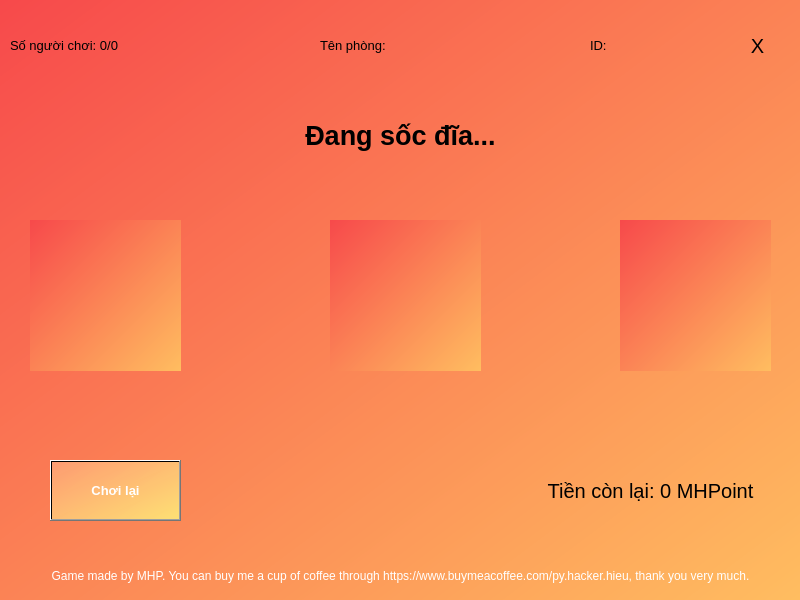
<?xml version="1.0" encoding="UTF-8"?>
<ui version="4.0">
 <class>Main</class>
 <widget class="QMainWindow" name="Main">
  <property name="geometry">
   <rect>
    <x>0</x>
    <y>0</y>
    <width>800</width>
    <height>600</height>
   </rect>
  </property>
  <property name="windowTitle">
   <string>Game Bầu Cua Online - In Game</string>
  </property>
  <property name="styleSheet">
   <string notr="true">background-color: qlineargradient(spread:pad, x1:0, y1:0, x2:1, y2:1, stop:0 rgba(247, 73, 75, 255), stop:0.997452 rgba(255, 189, 96, 255), stop:1 rgba(255, 255, 255, 255));</string>
  </property>
  <widget class="QWidget" name="centralwidget">
   <property name="styleSheet">
    <string notr="true"/>
   </property>
   <widget class="QLabel" name="status">
    <property name="geometry">
     <rect>
      <x>0</x>
      <y>110</y>
      <width>801</width>
      <height>51</height>
     </rect>
    </property>
    <property name="sizePolicy">
     <sizepolicy hsizetype="Fixed" vsizetype="Fixed">
      <horstretch>0</horstretch>
      <verstretch>0</verstretch>
     </sizepolicy>
    </property>
    <property name="font">
     <font>
      <family>Segoe UI</family>
      <pointsize>20</pointsize>
      <weight>75</weight>
      <bold>true</bold>
     </font>
    </property>
    <property name="autoFillBackground">
     <bool>false</bool>
    </property>
    <property name="styleSheet">
     <string notr="true">background:none;</string>
    </property>
    <property name="text">
     <string>Đang sốc đĩa...</string>
    </property>
    <property name="scaledContents">
     <bool>true</bool>
    </property>
    <property name="alignment">
     <set>Qt::AlignCenter</set>
    </property>
   </widget>
   <widget class="QLabel" name="credit">
    <property name="geometry">
     <rect>
      <x>0</x>
      <y>560</y>
      <width>801</width>
      <height>31</height>
     </rect>
    </property>
    <property name="styleSheet">
     <string notr="true">color:white;background-color:none;</string>
    </property>
    <property name="text">
     <string>Game made by MHP. You can buy me a cup of coffee through https://www.buymeacoffee.com/py.hacker.hieu, thank you very much.</string>
    </property>
    <property name="alignment">
     <set>Qt::AlignCenter</set>
    </property>
   </widget>
   <widget class="QLabel" name="currentbalance">
    <property name="geometry">
     <rect>
      <x>510</x>
      <y>460</y>
      <width>281</width>
      <height>61</height>
     </rect>
    </property>
    <property name="font">
     <font>
      <pointsize>15</pointsize>
     </font>
    </property>
    <property name="styleSheet">
     <string notr="true">background:none;</string>
    </property>
    <property name="text">
     <string>Tiền còn lại: 0 MHPoint</string>
    </property>
    <property name="alignment">
     <set>Qt::AlignCenter</set>
    </property>
   </widget>
   <widget class="QPushButton" name="playagain">
    <property name="geometry">
     <rect>
      <x>50</x>
      <y>460</y>
      <width>131</width>
      <height>61</height>
     </rect>
    </property>
    <property name="font">
     <font>
      <family>Segoe UI</family>
      <pointsize>10</pointsize>
      <weight>75</weight>
      <bold>true</bold>
     </font>
    </property>
    <property name="cursor">
     <cursorShape>PointingHandCursor</cursorShape>
    </property>
    <property name="styleSheet">
     <string notr="true">background-color: qlineargradient(spread:pad, x1:0, y1:0, x2:1, y2:1, stop:0 rgba(255, 170, 127, 176), stop:1 rgba(255, 255, 127, 187));
color: rgb(255, 255, 255);</string>
    </property>
    <property name="text">
     <string>Chơi lại</string>
    </property>
   </widget>
   <widget class="QLabel" name="exit">
    <property name="geometry">
     <rect>
      <x>730</x>
      <y>20</y>
      <width>55</width>
      <height>51</height>
     </rect>
    </property>
    <property name="font">
     <font>
      <family>Segoe UI</family>
      <pointsize>15</pointsize>
     </font>
    </property>
    <property name="cursor">
     <cursorShape>PointingHandCursor</cursorShape>
    </property>
    <property name="styleSheet">
     <string notr="true">QLabel {
background:none;
}
QLabel::hover {
background:none;
color:white;
}</string>
    </property>
    <property name="text">
     <string>X</string>
    </property>
    <property name="alignment">
     <set>Qt::AlignCenter</set>
    </property>
   </widget>
   <widget class="QLabel" name="idroom">
    <property name="geometry">
     <rect>
      <x>590</x>
      <y>20</y>
      <width>141</width>
      <height>51</height>
     </rect>
    </property>
    <property name="font">
     <font>
      <pointsize>10</pointsize>
     </font>ss
    </property>
    <property name="styleSheet">
     <string notr="true">background:none;</string>
    </property>
    <property name="text">
     <string>ID:</string>
    </property>
    <property name="alignment">
     <set>Qt::AlignLeading|Qt::AlignLeft|Qt::AlignVCenter</set>
    </property>
   </widget>
   <widget class="QLabel" name="playercount">
    <property name="geometry">
     <rect>
      <x>10</x>
      <y>20</y>
      <width>211</width>
      <height>51</height>
     </rect>
    </property>
    <property name="font">
     <font>
      <family>Segoe UI</family>
      <pointsize>10</pointsize>
     </font>
    </property>
    <property name="styleSheet">
     <string notr="true">background:none;</string>
    </property>
    <property name="text">
     <string>Số người chơi: 0/0</string>
    </property>
   </widget>
   <widget class="QLabel" name="firstimg">
    <property name="geometry">
     <rect>
      <x>30</x>
      <y>220</y>
      <width>151</width>
      <height>151</height>
     </rect>
    </property>
    <property name="text">
     <string/>
    </property>
    <property name="pixmap">
     <pixmap resource="assets.qrc">:/assets/images/bau.png</pixmap>
    </property>
    <property name="scaledContents">
     <bool>true</bool>
    </property>
   </widget>
   <widget class="QLabel" name="secondimg">
    <property name="geometry">
     <rect>
      <x>330</x>
      <y>220</y>
      <width>151</width>
      <height>151</height>
     </rect>
    </property>
    <property name="text">
     <string/>
    </property>
    <property name="pixmap">
     <pixmap resource="assets.qrc">:/assets/images/cua.png</pixmap>
    </property>
    <property name="scaledContents">
     <bool>true</bool>
    </property>
   </widget>
   <widget class="QLabel" name="thirdimg">
    <property name="geometry">
     <rect>
      <x>620</x>
      <y>220</y>
      <width>151</width>
      <height>151</height>
     </rect>
    </property>
    <property name="text">
     <string/>
    </property>
    <property name="pixmap">
     <pixmap resource="assets.qrc">:/assets/images/tom.png</pixmap>
    </property>
    <property name="scaledContents">
     <bool>true</bool>
    </property>
   </widget>
   <widget class="QLabel" name="roomname">
    <property name="geometry">
     <rect>
      <x>320</x>
      <y>20</y>
      <width>191</width>
      <height>51</height>
     </rect>
    </property>
    <property name="font">
     <font>
      <pointsize>10</pointsize>
     </font>
    </property>
    <property name="styleSheet">
     <string notr="true">background:none;</string>
    </property>
    <property name="text">
     <string>Tên phòng:</string>
    </property>
    <property name="alignment">
     <set>Qt::AlignLeading|Qt::AlignLeft|Qt::AlignVCenter</set>
    </property>
   </widget>
  </widget>
 </widget>
 <resources>
  <include location="background.qrc"/>
  <include location="assets.qrc"/>
  <include location="../../../../.designer/backup/assets.qrc"/>
 </resources>
 <connections/>
</ui>
